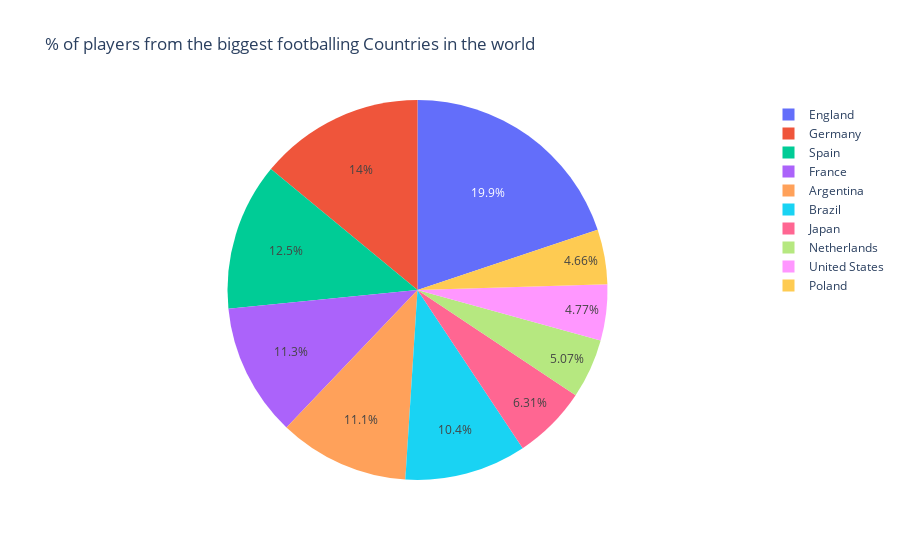

Notebook cell for this chart:
### Code cell
df1=df[['nationality_name']].groupby(['nationality_name'])['nationality_name'].count().reset_index(name='count').sort_values(['count'],ascending='false')
df2=df1[df1.shape[0]-10:df1.shape[0]]
px.pie(df2, values='count', names='nationality_name', title='% of players from the biggest footballing Countries in the world')

### Figure 1 — Plotly figure (JSON) as saved in the notebook; plotly's stock layout.template omitted (floating-point values rounded to 4 significant figures)
{"data": [{"domain": {"x": [0, 1], "y": [0, 1]}, "hovertemplate": "nationality_name=%{label}<br>count=%{value}<extra></extra>", "labels": ["Poland", "United States", "Netherlands", "Japan", "Brazil", "Argentina", "France", "Spain", "Germany", "England"], "legendgroup": "", "name": "", "showlegend": true, "type": "pie", "values": [403, 413, 439, 546, 897, 960, 980, 1086, 1214, 1719]}], "layout": {"legend": {"tracegroupgap": 0}, "title": {"text": "% of players from the biggest footballing Countries in the world"}}}
